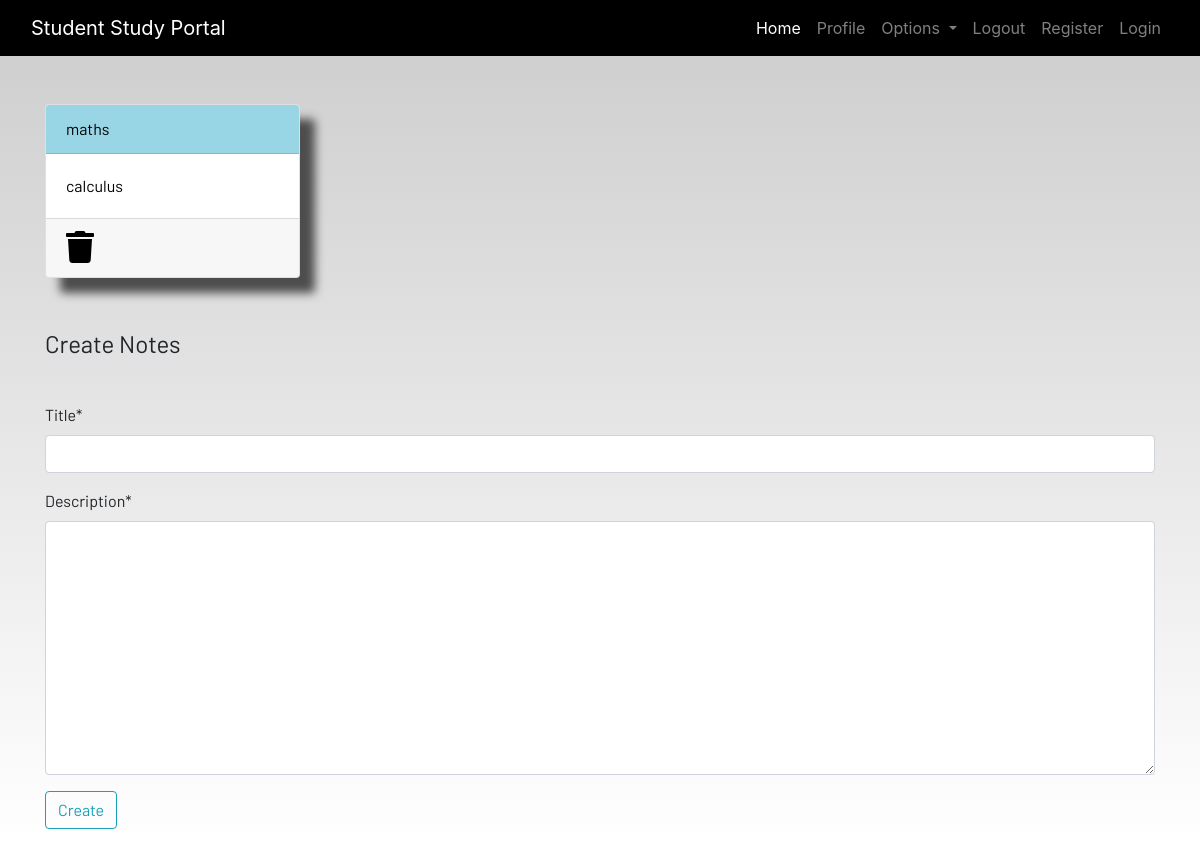
The page /notes/ (signed in) on the database as committed earlier.
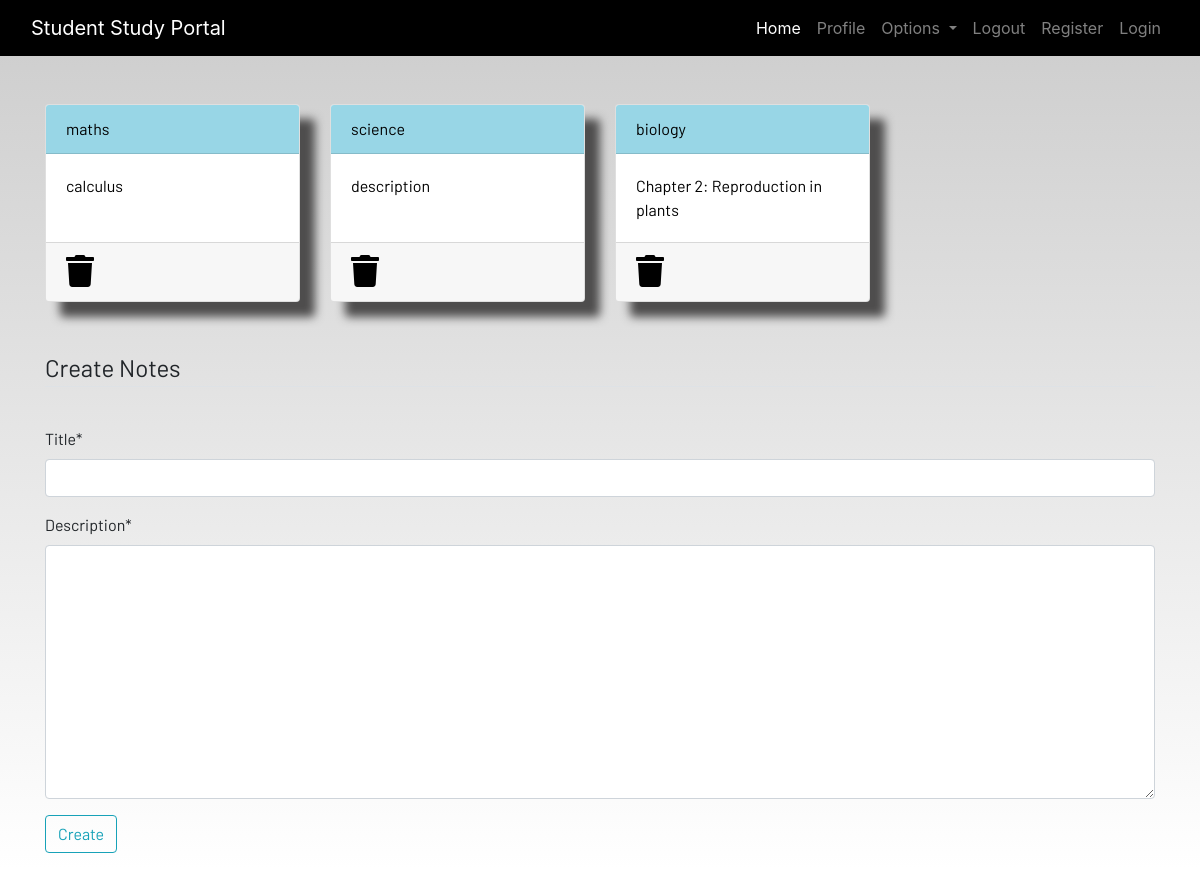
The same page on the database as committed later.
### portal/models.py (models this page shows, shortened)
class Notes(models.Model):
    user = models.ForeignKey(User,on_delete=models.CASCADE,default=None,null=True)
    title = models.CharField(max_length=200)
    description = models.TextField()
    class Meta:
        verbose_name = "notes "
        verbose_name_plural="Notes"

### portal/views.py (the view)
# urls.py: path('notes/',views.notes,name="notes"),
def notes(request):
    if request.method == 'POST':
        form = NotesForm(request.POST)
        if form.is_valid():
            notes = Notes(user=request.user,title=request.POST['title'],description=request.POST['description'])
            notes.save()
        messages.success(request,f"notes added from {request.user.username}successfully")
    else:
        form = NotesForm()
    notes = Notes.objects.filter(user=request.user)
    context={'notes':notes,'form':form}
    return render(request,'portal/notes.html',context)

### portal/forms.py
class NotesForm(forms.ModelForm):
    class Meta:
        model = Notes
        fields = ["title","description"]

### portal/templates/portal/notes.html (shortened to what this page needs)
{% extends 'portal/base.html' %}
{% load static %}
{% load crispy_forms_tags%}
{% block content %}
<div class="container">
    <div class="row">
        {% for note in notes%}
        <div class="col-md-3">
            <a href="{% url 'notes_detail' note.id %}">
                <div class="card">
                    <div class="card-header">{{note.title}}</div>
                    <div class="card-body">{{note.description|slice:"0:100"}}</div>
                    <div class="card-footer mt-auto "><a href="{% url 'delete_note' note.id %}">
                        <i class="fa fa-trash fa-2x"></i></a>
                    </div>
                </div>
            </a>
        </div>
        {% endfor %}
        <br><br>
    </div>
</div>
<br><br>
<div class="container">
    <form method="POST">{% csrf_token %}
        <fieldset class="form-group">
            <legend class="border-bottom mb-4">Create Notes</legend>
        </fieldset>
        {{form|crispy}}
        <div class="form-group">
            <button href="" class="btn btn-outline-info" type="submit">
                Create
            </button>
        </div>
    </form>
</div>
{% endblock content %}

### portal/templates/portal/base.html (shortened to what this page needs)
<!DOCTYPE html>
{% load static %}
<html lang="en">
<head>
  <link rel="stylesheet" href="https://stackpath.bootstrapcdn.com/bootstrap/4.3.1/css/bootstrap.min.css"
 />
  <link rel="stylesheet" href="https://use.fontawesome.com/releases/v5.7.2/css/all.css"
 />
  <link rel="stylesheet" href="{% static 'css/main.css' %}" />
</head>
<body>
  <header>
    <nav class="navbar navbar-expand-lg navbar-dark bg-dark">
      <div class="container-fluid">
        <a class="navbar-brand" href="#">Student Study Portal</a>
        <div class="collapse navbar-collapse justify-content-end" id="navbarSupportedContent">
          <ul class="navbar-nav mb-2 mb-lg-0">
            <li class="nav-item">
              <a class="nav-link active" aria-current="page" href="#">Home</a>
            </li>
            <li class="nav-item">
              <a class="nav-link" href="#">Profile</a>
            </li>
            <li class="nav-item dropdown">
              <a class="nav-link dropdown-toggle" href="#" id="navbarDropdown" role="button" data-toggle="dropdown"
                aria-haspopup="true" aria-expanded="false">
                Options
              </a>
            </li>
            <li class="nav-item">
              <a class="nav-link" href="#">Logout</a>
            </li>
            <li class="nav-item">
              <a class="nav-link" href="#">Register</a>
            </li>
            <li class="nav-item">
              <a class="nav-link" href="#">Login</a>
            </li>
          </ul>
        </div>
      </div>
    </nav>
  </header>
  <br /><br />
  <main>
    {% block content %}
    {% endblock content %}
  </main>
</body>
</html>

### static/css/main.css (style rules this page uses)
html { scroll-behavior: smooth; height: 100%; width: 100%; }
main { font-family: Barlow, Quicksand, Rubik, sans-serif, serif, 'Times New Roman', Times, serif !important; }
.navbar { background-color: rgb(0, 0, 0) !important; }
.card { box-shadow: 15px 15px 10px rgb(78, 77, 77); }
a { text-decoration: none !important; color: black; }
.card-header { color: black !important; background: rgb(152, 214, 230) !important; transition: 0.3s ease-in; }
html, body { max-width: 100%; overflow-x: hidden; height: 100%; width: 100%; }
body { background: linear-gradient(rgba(0, 0, 0, 0.2), rgba(255, 255, 255, 0.5)); overflow-x: hidden; background-repeat: no-repeat; }
.card-header { background-color: rgb(133, 204, 231); }
.col-md-3 .card { width: 100%; height: 100%; }
.fa { color: black; }

Rows that differ between the two databases and show on the page:
added Notes: title "science", description "description"
added Notes: title "biology", description "Chapter 2: Reproduction in plants"
